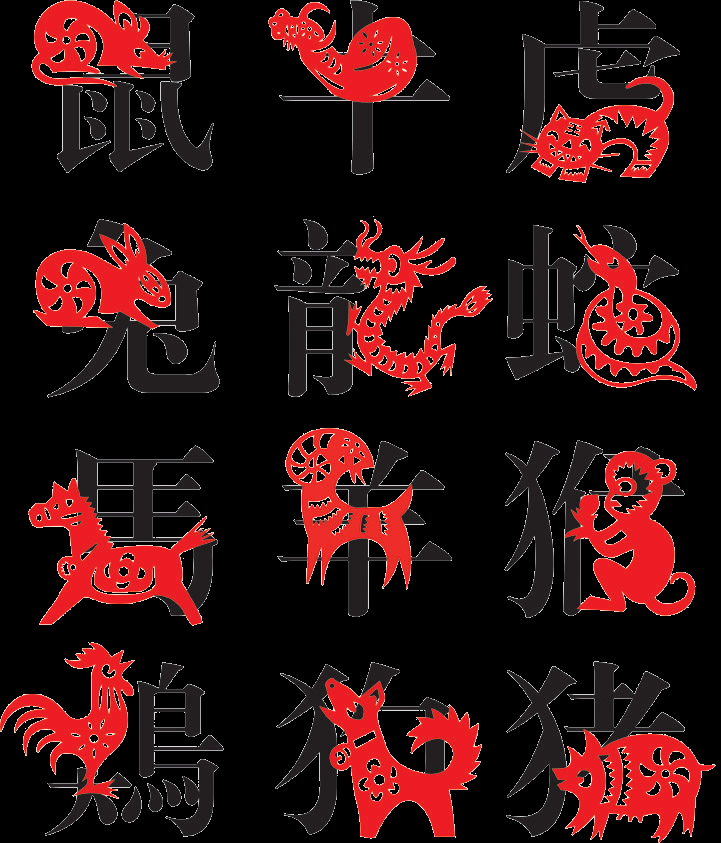
#> input picture resources/zodiac.png, 721 x 843 px
$ python split_image.py zodiac.png
#> lines starting #> are read from the running program, lines starting #| are printed output that depends on the picture; after the words box and inside, x2 and y2 are one past the last pixel; in counts of white or black regions, pixels touching at a corner belong together
import os
import argparse
import subprocess

import cv2
import numpy as np

parser = argparse.ArgumentParser()
parser.add_argument("path", type=str, help="image to be separated")
parser.add_argument("-dir", type=str, required=False, default='./', help="dir of result images to be saved")
args = parser.parse_args()

path_ = args.path
result_name = os.path.split(path_)[-1].split('.')[0]

current_path = os.getcwd()

img = cv2.imread(path_)
#> img is the input picture: shape (843, 721, 3); mean B, G, R 16.1, 15.7, 48
gray = cv2.cvtColor(img, cv2.COLOR_BGR2GRAY)
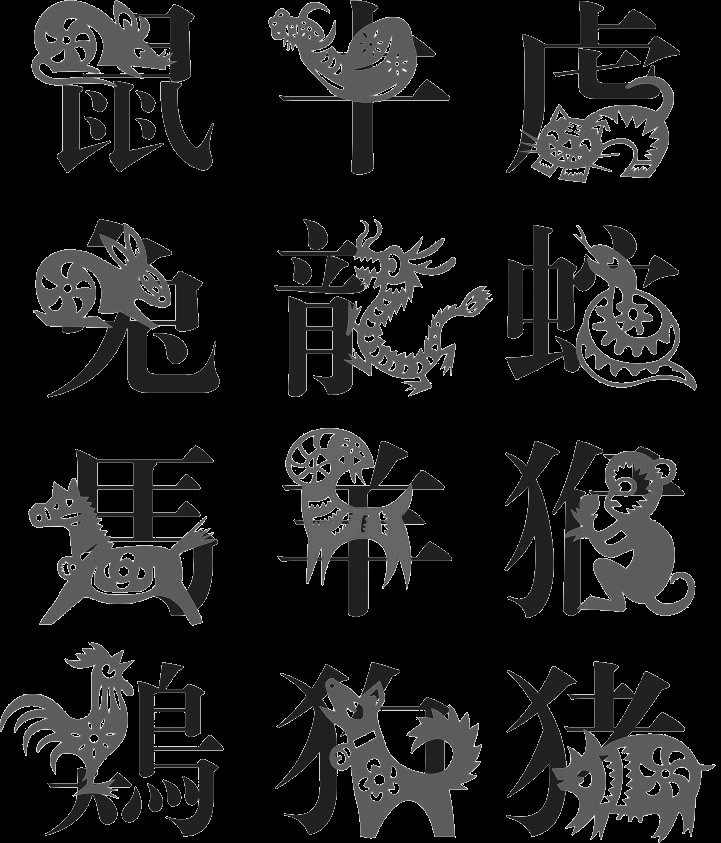
#> gray: shape (843, 721); min 0, max 251, mean 25.4
hist = cv2.calcHist([gray], [0], None, [256], [0, 256])
#> hist = 256 values, max 417731 at index 0, min 0 at index 1, mean 2374.2
colors = np.where(hist > 500)
#> colors = 37 positions, rows 0 to 106, columns 0 to 0
img_number = 0
platte = ['black', 'red']

for color in colors[0]:
    print(color)
    split_image = img.copy()
    split_image[np.where(gray != color)] = 255
    cv2.imwrite(result_name + '_' + platte[img_number]+".bmp", split_image)
    img_number += 1
    if img_number > 1:
        break
#> this loop made 2 passes
#> img_number on pass 1: 1
#> (color, img_number) on pass 2: (27, 2)
#| 0
#| 27
#> pass 1, `cv2.imwrite(result_name + '_' + platte[img_number]+".bmp", split_image)`:
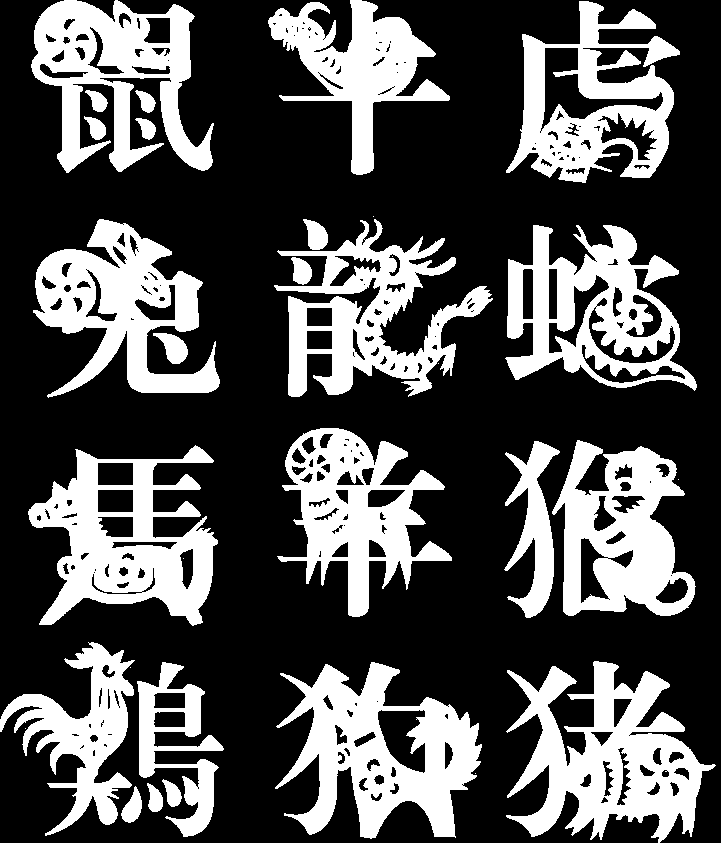
#> saved as zodiac_black.bmp: shape (843, 721, 3); 31.3% white; 33 white regions (9 under 20 px), largest, box (x1, y1, x2, y2) and area: (506, 661, 716, 843) 18570, (275, 662, 482, 839) 17853, (28, 445, 218, 626) 16605
#> pass 2, `cv2.imwrite(result_name + '_' + platte[img_number]+".bmp", split_image)`:
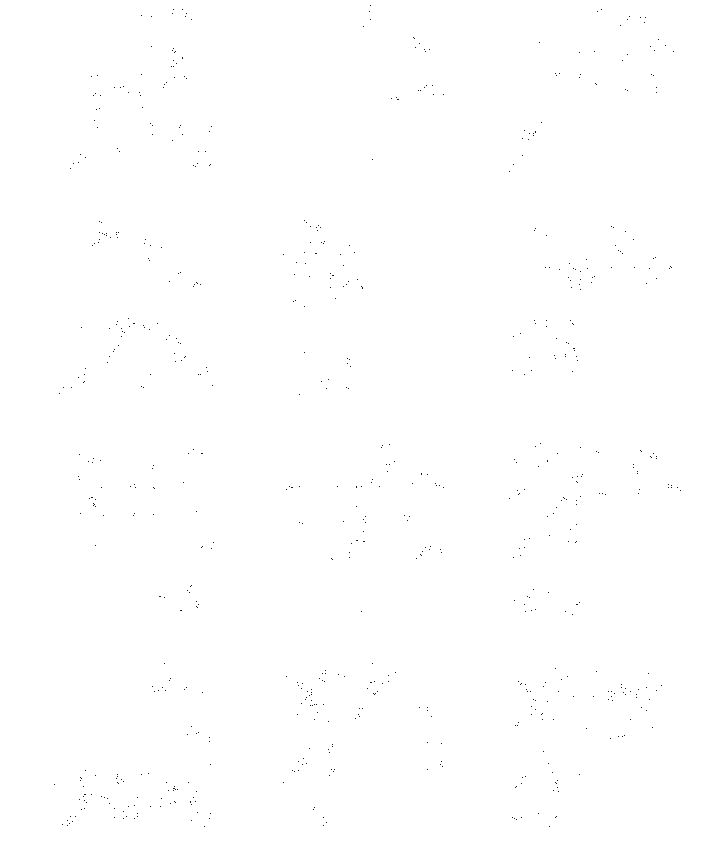
#> saved as zodiac_red.bmp: shape (843, 721, 3); mean B, G, R 254.7, 254.7, 254.7
#> after the loop, img_number = 2
